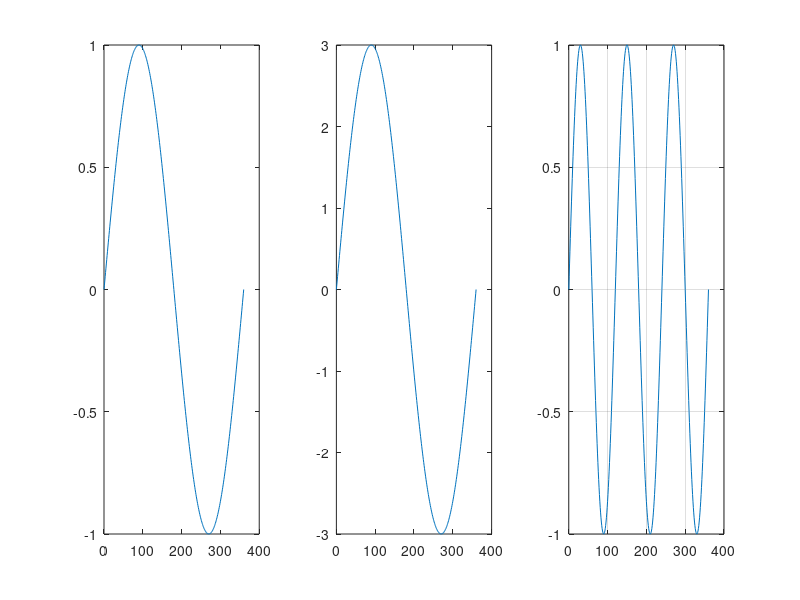

Reproduce this figure in MATLAB.
%% Variables
% Inputs
% x - angle in degrees

% Output
% partA - ordinate values for part A
% partB - ordinate values for part B
% partC - ordinate values for part C

%% Program
% Start writing your program here
x=0:360;

subplot(1,3,1);plot(x,sind(x))
subplot(1,3,2);plot(x,3*sind(x))
subplot(1,3,3);plot(x,sind(3*x))

grid on;
xlabel('');
ylabel('');
xlim()
ylim()
axis()